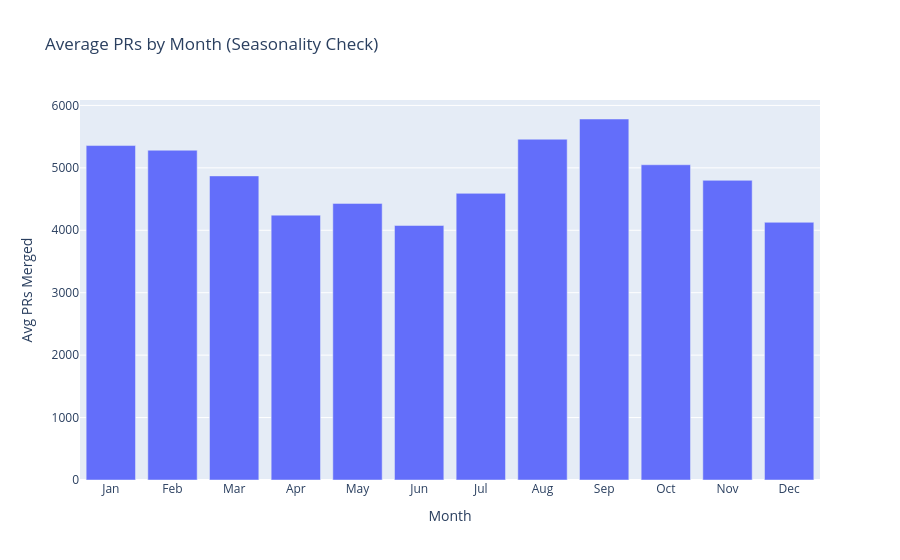

Source (notebook cell):
### Code cell
# Seasonality check - are there consistent dips?
df_monthly['month_name'] = df_monthly['month_dt'].dt.strftime('%b')
df_seasonality = df_monthly.groupby('month_num').agg({
    'prs_merged': 'mean',
    'month_name': 'first'
}).sort_index()

fig = px.bar(df_seasonality.reset_index(), x='month_name', y='prs_merged',
             title='Average PRs by Month (Seasonality Check)')
fig.update_layout(xaxis_title='Month', yaxis_title='Avg PRs Merged')
fig.show()

print("\nSeasonality patterns:")
print(f"  - Lowest: {df_seasonality['month_name'].iloc[df_seasonality['prs_merged'].argmin()]} ({df_seasonality['prs_merged'].min():.0f} avg)")
print(f"  - Highest: {df_seasonality['month_name'].iloc[df_seasonality['prs_merged'].argmax()]} ({df_seasonality['prs_merged'].max():.0f} avg)")

### Figure 1 — Plotly figure (JSON) as saved in the notebook; plotly's stock layout.template omitted (floating-point values rounded to 4 significant figures)
{"data": [{"hovertemplate": "month_name=%{x}<br>prs_merged=%{y}<extra></extra>", "legendgroup": "", "marker": {"color": "#636efa", "pattern": {"shape": ""}}, "name": "", "orientation": "v", "showlegend": false, "textposition": "auto", "type": "bar", "x": ["Jan", "Feb", "Mar", "Apr", "May", "Jun", "Jul", "Aug", "Sep", "Oct", "Nov", "Dec"], "xaxis": "x", "y": [5357.0, 5282.0, 4871.0, 4243.0, 4431.0, 4077.0, 4591.0, 5458.0, 5782.0, 5050.0, 4800.0, 4128.0], "yaxis": "y"}], "layout": {"barmode": "relative", "legend": {"tracegroupgap": 0}, "title": {"text": "Average PRs by Month (Seasonality Check)"}, "xaxis": {"anchor": "y", "domain": [0, 1], "title": {"text": "Month"}}, "yaxis": {"anchor": "x", "domain": [0, 1], "title": {"text": "Avg PRs Merged"}}}}
